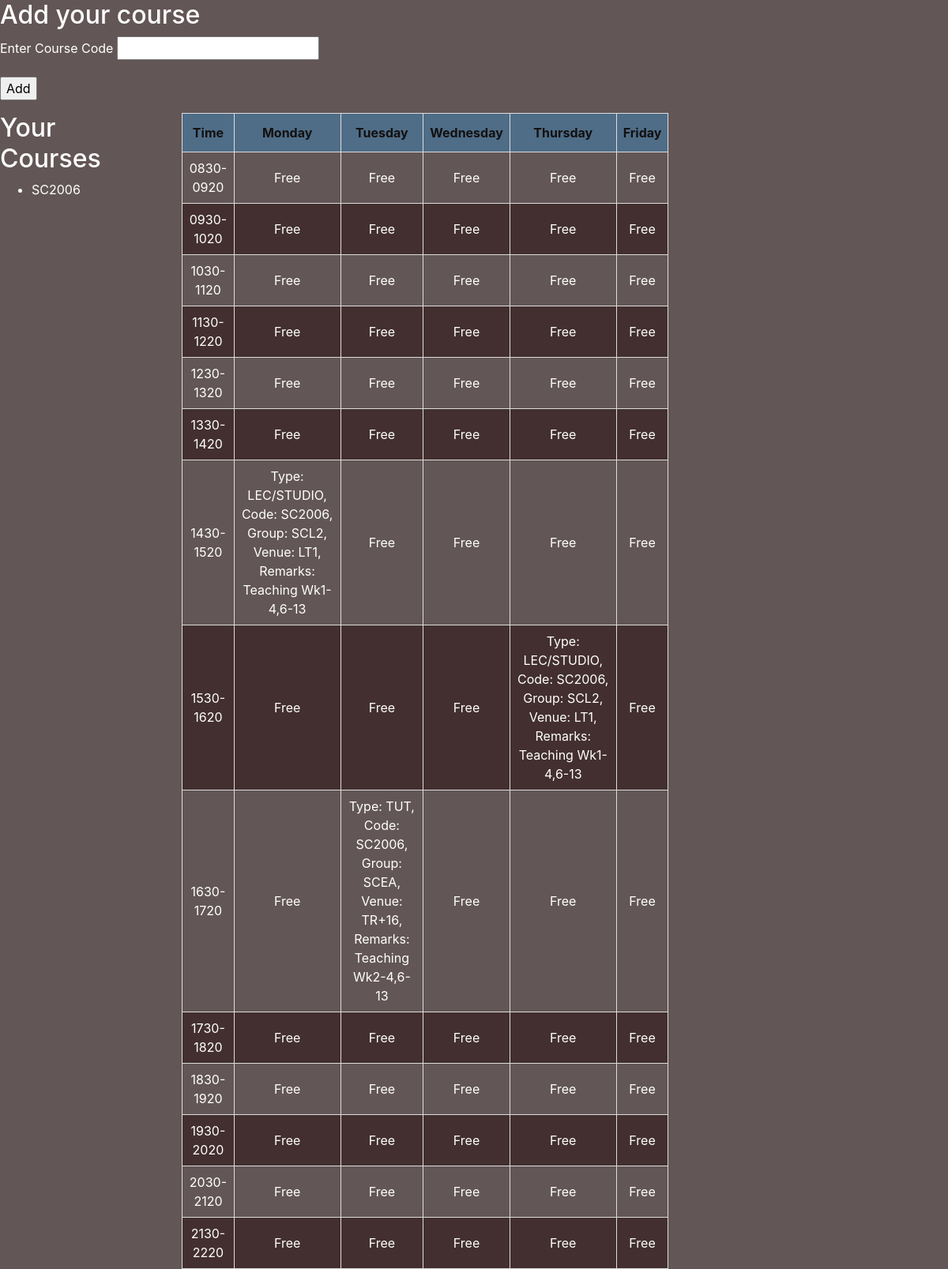
Screenshot of /main (signed in) with the database file from the repository.
### SimplyStars/models.py (models this page shows)
class CourseCode(db.Model):
    __tablename__ = 'course_code'
    id = db.Column(db.Integer, primary_key=True)
    course_code = db.Column(db.String(100), nullable=False)
    user = db.Column(db.Integer, db.ForeignKey('user.id'), nullable=False) #ForeginKey ensures referential integrity and cascade operations

class CourseSchedule(db.Model):
    __tablename__ = 'course_schedule'
    id = db.Column(db.Integer, primary_key=True)
    user_id = db.Column(db.Integer, db.ForeignKey('user.id'), nullable=False)
    course_code = db.Column(db.String(100), nullable=False)
    course_index = db.Column(db.String(100), nullable=False)
    type = db.Column(db.String(120))
    group = db.Column(db.String(120))
    day = db.Column(db.String(120))
    time = db.Column(db.String(120))
    venue = db.Column(db.String(120))
    remark = db.Column(db.Text)

### SimplyStars/route.py (the view, shortened to what this page needs)
@app.route('/main', methods=['GET', 'POST'])
def main_page():
    form = CourseCodeForm()
    monday_schedule_types = {}
    weekly_schedules = get_schedule(current_user.id)
    all_courses = CourseSchedule.query.filter_by(user_id=current_user.id).all()
    for course in all_courses:
        if course.day == 'MON':
            monday_schedule_types[course.time] = {
                'type': course.type,
                'course_code': course.course_code,
                'group': course.group,
                'venue': course.venue,
                'remarks': course.remark
            }
    schedule = generate_time_slots('8:30 AM', '10:30 PM', 50)
    user_courses = CourseCode.query.filter_by(user=current_user.id).all()
    return render_template('main.html', form=form, user_courses=user_courses, schedule=schedule, weekly_schedules=weekly_schedules)

### SimplyStars/forms.py
class CourseCodeForm(FlaskForm):
    course_code = StringField(label="Enter Course Code", validators=[DataRequired()])
    add = SubmitField("Add")

### SimplyStars/models.py (called while the page is built)
@login_manager.user_loader
def load_user(user_id):
    return User.query.get(int(user_id))

### SimplyStars/route.py (called while the page is built)
def generate_time_slots(start_time, end_time, interval):
    time_slots = []
    current_time = datetime.strptime(start_time, '%I:%M %p')
    end_time = datetime.strptime(end_time, '%I:%M %p')
    while current_time + timedelta(minutes=interval) <= end_time:
        end_interval_time = current_time + timedelta(minutes=interval)
        formatted_slot = current_time.strftime('%H%M') + '-' + end_interval_time.strftime('%H%M')
        time_slots.append(formatted_slot)
        current_time = (current_time + timedelta(hours=1)).replace(minute=current_time.minute)
    return time_slots

### SimplyStars/templates/main.html (shortened to what this page needs)
{% extends "base.html" %}
{% block head %}
<link href="https://stackpath.bootstrapcdn.com/bootstrap/4.5.2/css/bootstrap.min.css" rel="stylesheet">
<link rel="stylesheet" type="text/css" href="{{ url_for('static', filename='style.css')}}">
{% endblock %}
{% block content %}
<div class="login-container">
    <h2>Add your course</h2>
    <form id="courseForm" method="POST">
        <div class="form-group">
            {{ form.course_code.label() }}
            {{ form.course_code() }}
        </div>
        <div class="form-group">
            {{ form.add() }}
        </div>
    </form>
</div>
<div class="content-container">
    <div class="course_container">
        <h2>Your Courses</h2>
        <ul>
            {% for course in user_courses %}
            <li>{{ course.course_code }}</li>
            {% endfor %}
        </ul>
    </div>
    <div>
        <div class="timetable-container">
            <table id="timetable">
                <thead>
                    <tr>
                        <th>Time</th>
                        <th>Monday</th>
                        <th>Tuesday</th>
                        <th>Wednesday</th>
                        <th>Thursday</th>
                        <th>Friday</th>
                    </tr>
                </thead>
                <tbody>
                    {% for time_slot in schedule %}
                    <tr>
                        <td>{{ time_slot }}</td>
                        {% for day in ['MON', 'TUE', 'WED', 'THU', 'FRI'] %}
                            {% set day_schedule = weekly_schedules.get(day, {}).get(time_slot, None) %}
                            <td>
                                {% if day_schedule %}
                                    Type: {{ day_schedule.type }},
                                    Code: {{ day_schedule.course_code }},
                                    Group: {{ day_schedule.group }},
                                    Venue: {{ day_schedule.venue }},
                                    Remarks: {{ day_schedule.remarks }}
                                {% else %}
                                    Free
                                {% endif %}
                            </td>
                        {% endfor %}
                    </tr>
                    {% endfor %}
                </tbody>
            </table>
        </div>
    </div>
    {% endblock %}

### SimplyStars/templates/base.html (shortened to what this page needs)
<!doctype html>
<html lang="en">
<head>
    {%block head %}{% endblock %}
</head>
<body>
    {% block content %}
    {% endblock %}
</body>
</html>

### SimplyStars/static/style.css (style rules this page uses)
.content-container { display: flex; align-items: flex-start; }
.timetable-container { width: 65%; max-width: 1100px; padding-left: 4%; }
#timetable { border-collapse: collapse; text-align: center; width: 100%; }
#timetable { width: 100%; border-collapse: collapse; text-align: center; }
#timetable, #timetable th, #timetable td { border: 1px solid #ddd; }
#timetable th, #timetable td { padding: 8px; }
#timetable thead { background-color: #f2f2f2; }
#timetable tr:nth-child(even) { background-color: #432f2f; }
#timetable th { padding-top: 12px; padding-bottom: 12px; text-align: center; background-color: #4f6d87; color: rgb(19, 16, 16); }

### SimplyStars/templates/base.html (style rules this page uses)
body { background-color: #635656; color: white }

### rows the page displays
CourseCode: course_code "SC2006"
CourseSchedule: type "LEC/STUDIO", course_code "SC2006", group "SCL2", venue "LT1", remarks "Teaching Wk1-4,6-13"
CourseSchedule: type "LEC/STUDIO", course_code "SC2006", group "SCL2", venue "LT1", remarks "Teaching Wk1-4,6-13"
CourseSchedule: type "TUT", course_code "SC2006", group "SCEA", venue "TR+16", remarks "Teaching Wk2-4,6-13"

### other values shown
{{ time_slot }} "0830-0920" "0930-1020" "1030-1120" "1130-1220" "1230-1320" "1330-1420" "1430-1520" "1530-1620" "1630-1720" "1730-1820" "1830-1920" "1930-2020" "2030-2120" "2130-2220"
